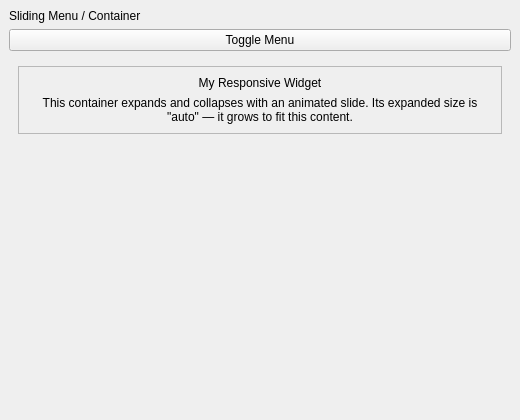
<?xml version="1.0" encoding="UTF-8"?>
<ui version="4.0">
 <class>MainWindow</class>
 <widget class="QMainWindow" name="MainWindow">
  <property name="geometry">
   <rect>
    <x>0</x>
    <y>0</y>
    <width>520</width>
    <height>420</height>
   </rect>
  </property>
  <property name="windowTitle">
   <string>QCustomSlideMenu Showcase</string>
  </property>
  <widget class="QWidget" name="centralwidget">
   <layout class="QVBoxLayout" name="verticalLayout">
    <property name="spacing">16</property>
    <property name="leftMargin">20</property>
    <property name="topMargin">20</property>
    <property name="rightMargin">20</property>
    <property name="bottomMargin">20</property>
    <item>
     <widget class="QLabel" name="titleLabel">
      <property name="text">
       <string>Sliding Menu / Container</string>
      </property>
     </widget>
    </item>
    <item>
     <widget class="QPushButton" name="menuToggleButton">
      <property name="text">
       <string>Toggle Menu</string>
      </property>
      <property name="cursor">
       <cursorShape>PointingHandCursor</cursorShape>
      </property>
      <property name="iconSize">
       <size>
        <width>18</width>
        <height>18</height>
       </size>
      </property>
     </widget>
    </item>
    <item>
     <widget class="QCustomSlideMenu" name="slideMenu" native="true">
      <layout class="QVBoxLayout" name="slideMenuLayout">
       <property name="leftMargin">12</property>
       <property name="topMargin">12</property>
       <property name="rightMargin">12</property>
       <property name="bottomMargin">12</property>
       <item>
        <widget class="QFrame" name="menuContentFrame">
         <property name="frameShape">
          <enum>QFrame::StyledPanel</enum>
         </property>
         <layout class="QVBoxLayout" name="menuContentLayout">
          <item>
           <widget class="QLabel" name="menuContentLabel">
            <property name="text">
             <string>My Responsive Widget</string>
            </property>
            <property name="alignment">
             <set>Qt::AlignCenter</set>
            </property>
           </widget>
          </item>
          <item>
           <widget class="QLabel" name="menuHintLabel">
            <property name="text">
             <string>This container expands and collapses with an animated slide. Its expanded size is &quot;auto&quot; — it grows to fit this content.</string>
            </property>
            <property name="wordWrap">
             <bool>true</bool>
            </property>
            <property name="alignment">
             <set>Qt::AlignCenter</set>
            </property>
           </widget>
          </item>
         </layout>
        </widget>
       </item>
      </layout>
     </widget>
    </item>
    <item>
     <spacer name="bottomSpacer">
      <property name="orientation">
       <enum>Qt::Vertical</enum>
      </property>
      <property name="sizeHint" stdset="0">
       <size>
        <width>20</width>
        <height>10</height>
       </size>
      </property>
     </spacer>
    </item>
   </layout>
  </widget>
 </widget>
 <customwidgets>
  <customwidget>
   <class>QCustomSlideMenu</class>
   <extends>QWidget</extends>
   <header location="global">Custom_Widgets.QCustomSlideMenu.h</header>
   <container>1</container>
  </customwidget>
 </customwidgets>
 <resources/>
 <connections/>
</ui>
